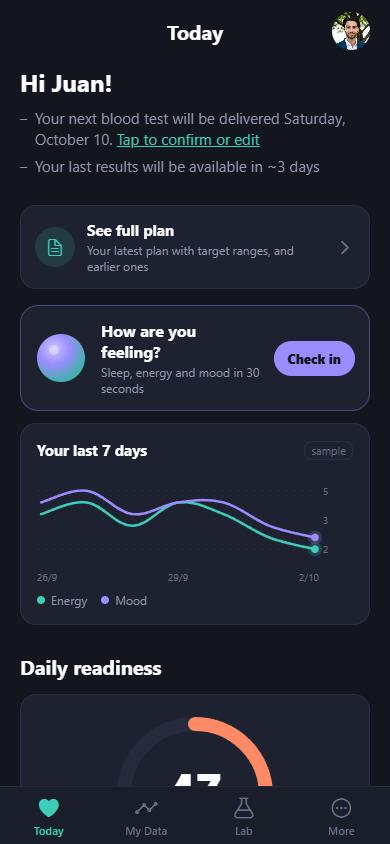
#> input picture docs/huawei/today_1.jpg, 390 x 844 px
$ python fill_enterprise_form.py
#> lines starting #> are read from the running program, lines starting #| are printed output that depends on the picture
# Rellena la plantilla oficial "Application Material (for Enterprise Developers) V3.1" de Huawei
# Health Service Kit con los datos de HomeTest (desarrollador individual; mismos datos que
# build_material.py) y pega la captura de la pantalla Today.
#   python docs/huawei/fill_enterprise_form.py  ->  HomeTest_HealthServiceKit_Application_Form_V3.1.pdf
from pathlib import Path

import pymupdf
from PIL import Image, ImageDraw, ImageFont

HERE = Path(__file__).parent
OUT = HERE / "HomeTest_HealthServiceKit_Application_Form_V3.1.pdf"

# --- Captura: Today (arriba y "Daily readiness") lado a lado, con una nota ---
shots = [Image.open(HERE / f) for f in ("today_1.jpg", "today_2.jpg")]
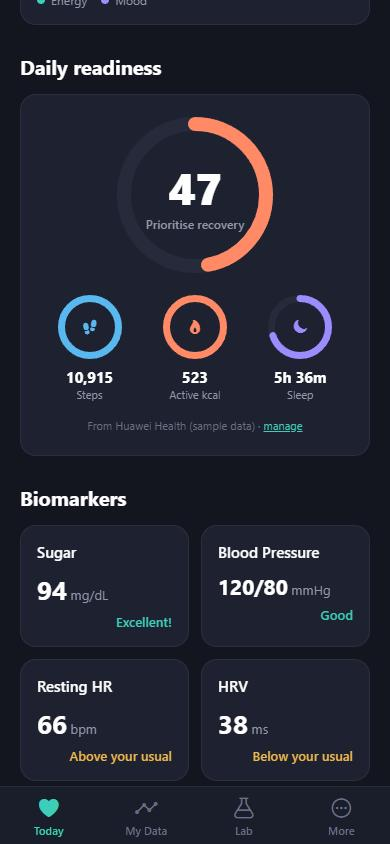
#> input picture docs/huawei/today_2.jpg, 390 x 844 px
#> shots = 2 items
gap, pad, note_h = 24, 24, 110
w = sum(s.width for s in shots) + gap + 2 * pad
#> w = 852
h = max(s.height for s in shots) + 2 * pad + note_h
#> h = 1002
canvas = Image.new("RGB", (w, h), "white")
#> canvas: PIL image 852x1002 RGB; every value is 255
x = pad
for s in shots:
    canvas.paste(s, (x, pad))
    x += s.width + gap
#> this loop made 2 passes
#> x on passes 1 to 2: 438, 852
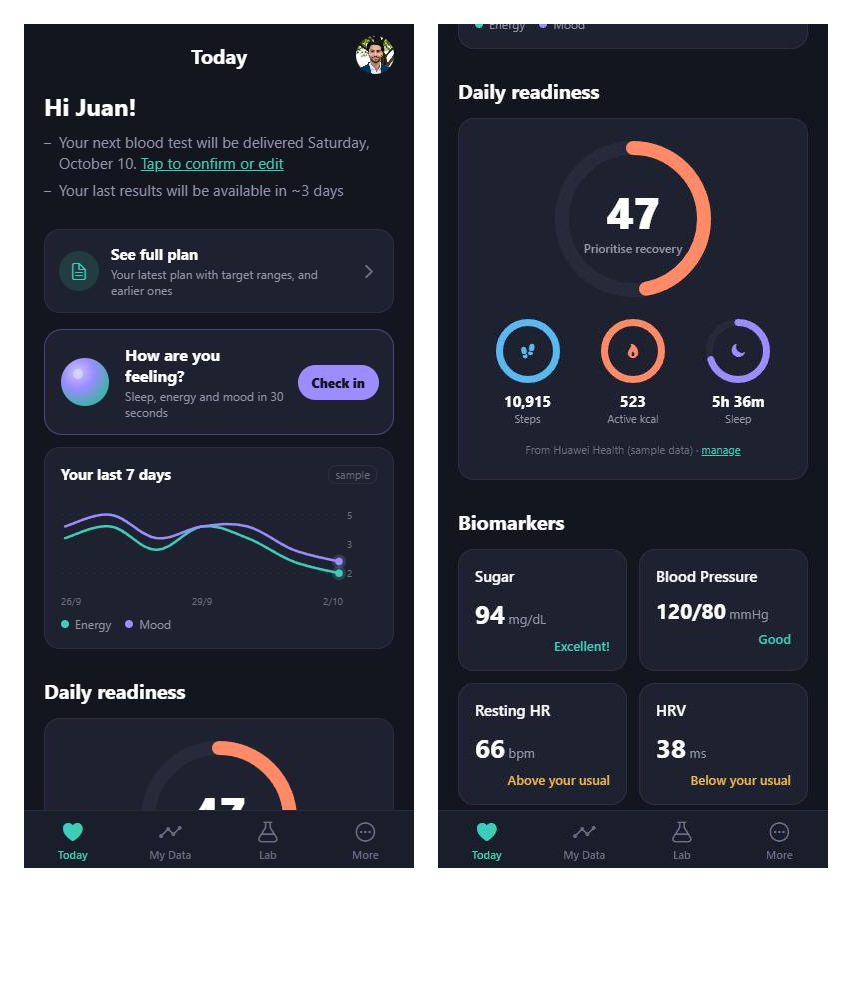
#> canvas: PIL image 852x1002 RGB; mean R, G, B 85.1, 87.1, 97
#> after the loop, x = 852
draw = ImageDraw.Draw(canvas)
try:
    font = ImageFont.truetype("arial.ttf", 17)
except OSError:
    font = ImageFont.load_default()
note = (
    "HomeTest app (Android), Today screen, demo with sample data. Steps and active calories feed the\n"
    "daily activity rings; distance completes the activity summary. Only steps, calories and distance are\n"
    "requested from Huawei Health (read-only). Sleep and heart-rate values in the mock-up come from\n"
    "other sources (e.g. Android Health Connect); they are not requested in this application."
)
draw.multiline_text((pad, h - note_h + 8), note, fill="black", font=font, spacing=6)
screenshot = HERE / "today_screenshot.png"
canvas.save(screenshot)
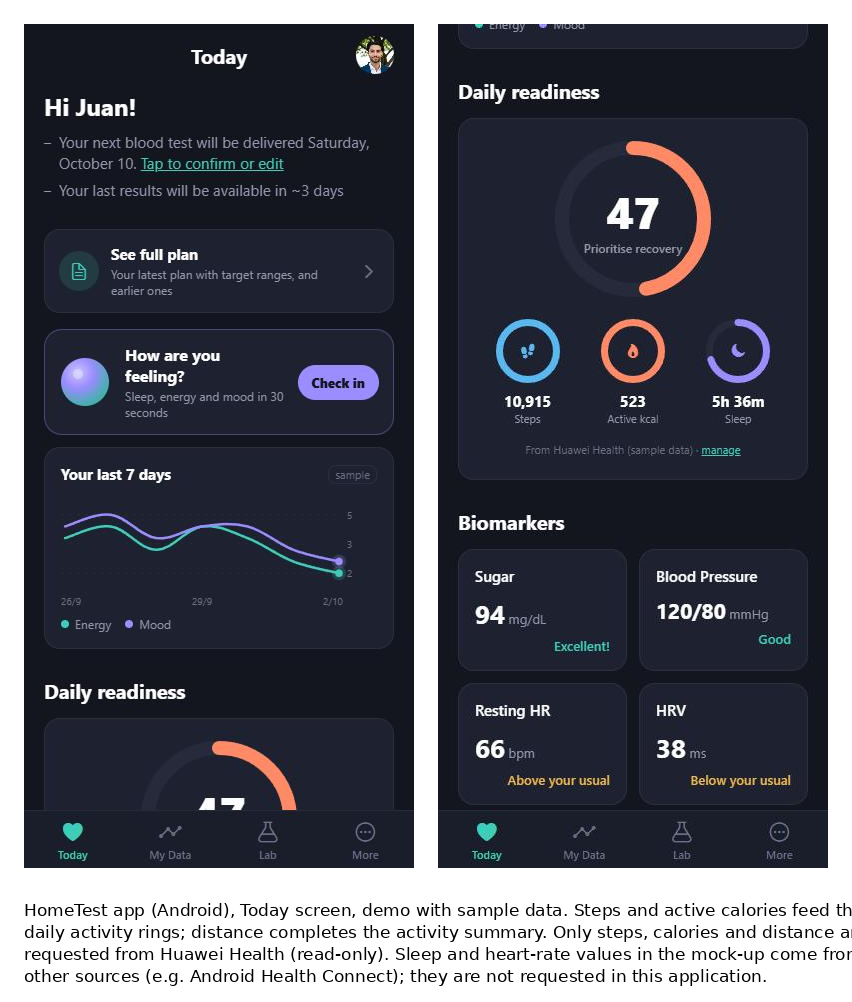
#> saved as today_screenshot.png: PIL image 852x1002 RGB; mean R, G, B 82.3, 84.2, 94.1

# --- Textos ---
T = {
    # 1. Data Usage
    "Examples": "Read step count data.\n\nRead calories burned (active energy) data.\n\nRead distance data.\n\nHistorical data: one month (read-only).\n\nNo write permissions.",
    "Data usage scenarios and requirementsRow1": (
        "After the user connects Huawei Health from the Wearables screen and authorises access, the app reads "
        "daily totals of steps, active calories and distance and shows them in the user's own dashboard: "
        "activity rings on the Today screen and 14-day / 1-month trends in My Data. Classified by day. "
        "On first connection, up to the previous month is read so the charts are not empty."
    ),
    "Data Usage PurposeRow1": (
        "Help users understand their daily activity next to their blood test results and track a "
        "personalised activity goal (e.g. 8,000 steps/day) that is part of their preventive-health plan. "
        "Data is never sold or used for advertising."
    ),
    "Development Completion timeRow1": "2026.11.30",
    # 2. Company Description (individual developer)
    "Text7": "Individual developer; the company that will operate HomeTest is being incorporated in Spain.",
    "Text1": "Spain (EU)",
    "Text10": "Not applicable (individual developer). Basic data only.",
    "Text11": (
        "HomeTest is an early-stage preventive-health project based in Madrid, Spain. It combines at-home "
        "blood tests, a mobile app to understand the results, and access to independent healthcare "
        "professionals (doctors, dietitians, trainers). Applicant: individual developer Astor García Amor "
        "(Huawei ID hid83017893, developer ID 30034000030345789). Company being incorporated in Spain."
    ),
    "Text15": "Not applicable – individual developer (Astor García Amor)",
    "Text16": "Individual developer",
    "Text17": "Astor García Amor",
    "Text18": "Preventive-health app: at-home blood tests, results and wellbeing plan",
    "Text19": "Not applicable",
    # 3. Project Details
    "Text20": (
        "HomeTest is a preventive-health membership app. Users record and understand their blood test results, "
        "home measurements, wellbeing check-ins and daily activity from their wearables. It shows trends and "
        "informational wellbeing recommendations (it does not diagnose) and lets users share selected data with "
        "the professionals they choose. Huawei Health data (steps, calories, distance) is shown only in the "
        "user's own dashboard."
    ),
    "Text21": "Health and fitness / preventive healthcare (consumer)",
    "Text22": "Astor García Amor (developer)",
    "Text23": "Read-only integration of basic data via REST API",
    "Text24": "No",
    # 4. Technical Self-test
    "Countries this app serves Example Mainland China": "Spain (European Union)",
    "Commercial release or Demo Example Commercial Release": "Demo",
    "Select all the application types you want to access the Health Service Kit Examples Android mobile apps iOS mobile apps WeChat miniprograms HarmonyOS apps": "Android mobile app",
    "Text25": "\n\n\nREST API (cloud-side, OAuth 2.0 with Huawei ID; tokens stored server-side)",
    "Whether the data permissions applied for can meet the needs": "Y",
    "Example REST APIWhether the data usage scenarios and requirements of the application involve medical treatment": "N (wellbeing information, no diagnosis or treatment)",
    "Example REST APIExpected authorized user scale and interface request TPS Example 1 million users TPS 34K": "Pilot: < 1,000 users in the first year; TPS < 1",
}
CHECK = {"Check Box5": False, "Check Box6": True}  # 2.1.1: Yes / No

#> (the run stopped early here; a loop or call above may not have finished)
